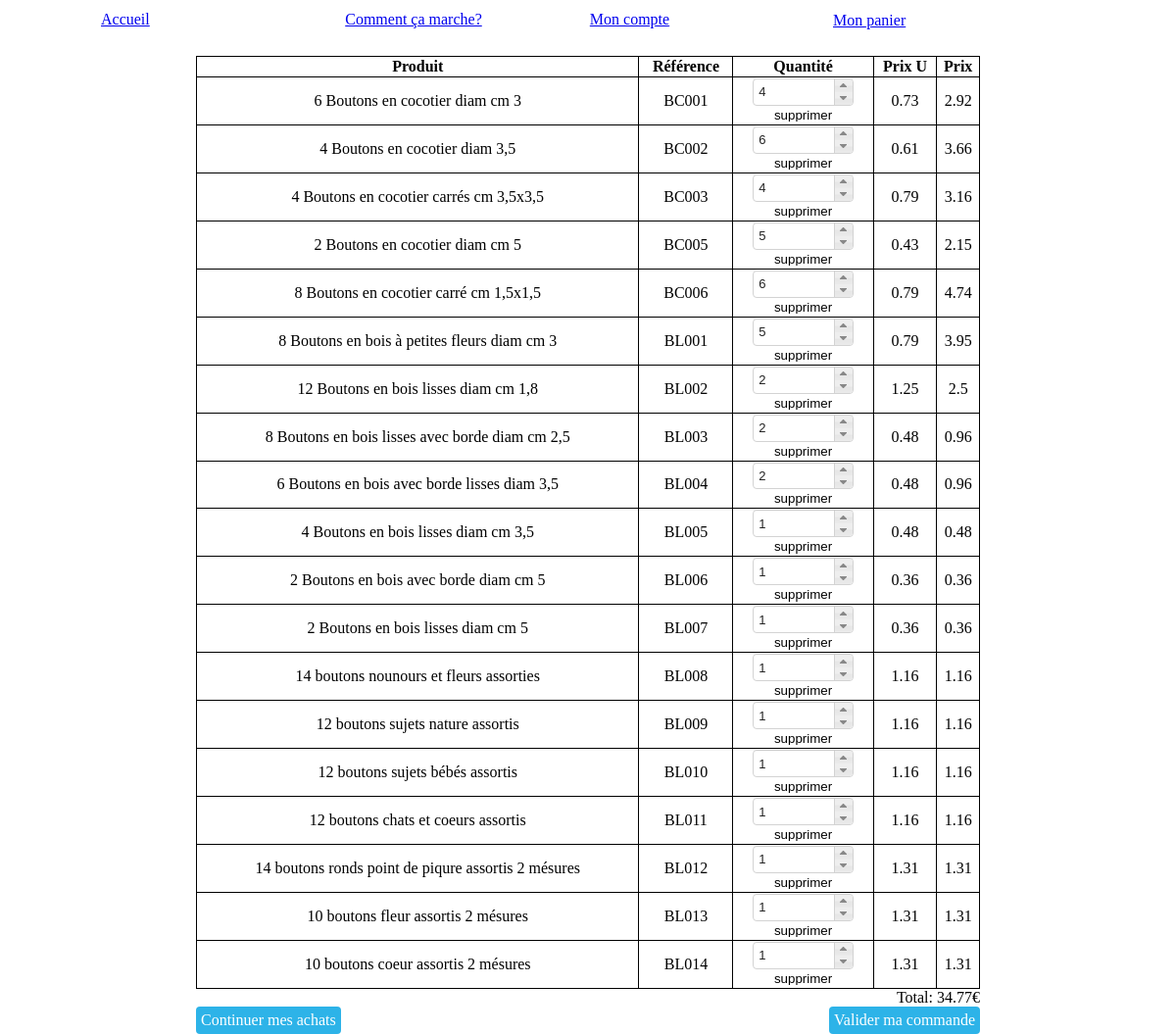
/basket.html (signed in), run on the app's committed database.
### tables this page shows
CREATE TABLE IF NOT EXISTS `panier` (
  `id` int(11) NOT NULL AUTO_INCREMENT,
  `idUser` int(11) NOT NULL,
  `idProduit` int(11) NOT NULL,
  `idSociete` int(11) NOT NULL,
  `qteProduit` int(11) NOT NULL,
  PRIMARY KEY (`id`)
);

CREATE TABLE IF NOT EXISTS `produit` (
  `idProduit` int(11) NOT NULL AUTO_INCREMENT,
  `idSociete` int(11) NOT NULL,
  `idCategorie` varchar(25) NOT NULL,
  `prixProduit` decimal(10,2) NOT NULL,
  `minQte` int(11) NOT NULL DEFAULT '1',
  `quantiteProduit` int(11) NOT NULL,
  `imgProduit` varchar(250) NOT NULL DEFAULT '1393110376_Picture.png',
  `libelleProduit` varchar(250) NOT NULL,
  `codeProduit` varchar(50) NOT NULL,
  `barCodeProduit` varchar(50) NOT NULL,
  PRIMARY KEY (`idProduit`)
);

### modeles/basket.php (called while the page is built, shortened)
<?php
    function getBasket($auth){
        $getBasket = $auth->prepare('SELECT * FROM panier PAN INNER JOIN produit PROD ON PAN.idProduit = PROD.idProduit WHERE PAN.idUser = :id');
        $getBasket->bindValue(":id", $_SESSION['id'], PDO::PARAM_INT);
        $getBasket->execute();
        $i = 0;
        while($donnees = $getBasket->fetch()){
            $basket[$i]['idProduit'] = $donnees['idProduit'];
            $basket[$i]['idSociete'] = $donnees['idSociete'];
            $basket[$i]['qteProduit'] = $donnees['qteProduit'];
            $basket[$i]['libelleProduit'] = $donnees['libelleProduit'];
            $basket[$i]['codeProduit'] = $donnees['codeProduit'];
            $basket[$i]['prixProduit'] = $donnees['prixProduit'];
            $basket[$i]['minQte'] = $donnees['minQte'];
            $basket[$i]['quantiteProduit'] = $donnees['quantiteProduit'];
            $i++;
        }
        if(isset($basket)){
            return $basket;
        }
    }
?>

### vues/basket.php (the view, shortened to what this page needs)
<div class="width1000">
    <?php $prixPanier = 0; ?>
    <table id="basketTable">
        <tr>
            <th>Produit</th>
            <th>Référence</th>
            <th>Quantité</th>
            <th>Prix U</th>
            <th>Prix</th>
        </tr>
        <?php
        if (isset($basket)) {
            foreach ($basket as $produit) {
                ?>
                <tr>
                    <td><?php echo $produit['libelleProduit']; ?></td>
                    <td><?php echo $produit['codeProduit']; ?></td>
                    <td>
                        <form method="post" action="basket.html">
                            <input name="qteProduit" style="font-size: 13px; width: 70px;" class="qteProd" id="spinner_<?php echo $produit['codeProduit']; ?>" value="<?php echo $produit['qteProduit']; ?>"/>
                        </form>
                        <form class="deleteProduit" action="basket.html" method="post">
                            <input type="submit" style="cursor: pointer;margin: 0;padding: 0;line-height: 100%;border: 0;background: transparent;" value="supprimer"/>
                        </form>
                    </td>
                    <td class="prixU"><?php echo $produit['prixProduit']; ?></td>
                    <td class="prix"><?php
                        $prixTot = $produit['prixProduit'] * $produit['qteProduit'];
                        $prixPanier += $prixTot;
                        echo $prixTot;
                        ?></td>
                </tr>
                <?php
            }
        }
        ?>
    </table>
    <div class="width800">
        <div class="right">Total: <span id="cartPrice"><?php echo $prixPanier; ?></span>€</div>
        <a href="javascript:history.go(-1)" class="classButton left">Continuer mes achats</a>
        <?php if(isset($basket)){ ?><a href="OrderProcess.html" class="classButton right">Valider ma commande</a><?php } ?>
    </div>
</div>

### index.php (shortened to what this page needs)
<?php
$page = preg_replace('#\.\./#', '', $_GET['page']);
if(isset($page) && !empty($page) && is_file('vues/' . $page . '.php')) {
	include('global.php');
}
else {
	include('includes/config.php');
	include('global.php');
}
?>

### global.php
<?php
	if($page != "test"){
    if( (strstr($_SERVER['HTTP_ACCEPT'], "html") == TRUE))
		include('header.php');
	if(isset($page) && !empty($page) && is_file('vues/' . $page . '.php')) {
		include ('controleurs/' . $_GET['page'] . '.php');
	}
	else{
		include ('controleurs/404.php');
	}
	if( (strstr($_SERVER['HTTP_ACCEPT'], "html") == TRUE))
		include('bottom.php');
	}
?>

### header.php (shortened to what this page needs)
<!DOCTYPE html>
<html>
    <head>
        <link rel="stylesheet" media="screen" type="text/css" title="Design" href="<?php echo ROOTPATH; ?>/design.css" />
        <link rel="stylesheet" href="//code.jquery.com/ui/1.10.4/themes/smoothness/jquery-ui.css">
        <link href="//netdna.bootstrapcdn.com/font-awesome/4.0.3/css/font-awesome.css" rel="stylesheet">
    </head>
    <body>
        <div id="content" style="width: 1000px;margin: auto;">
            <?php if (empty($_SESSION['id'])) {
                if ($_GET['page'] != "connexion" && $_GET['page'] != "recover") {
                    include("./controleurs/connexion.php");
                    ?>
                <?php
                }
            } else {
                if ($_GET['page'] != "admin" && $_GET['page'] != "societeadm") {
                    ?>
                    <table style="width: 750px; margin: auto; float: left;">
                        <tr>
                            <td style="width: 250px;"><a href="<?php echo ROOTPATH; ?>/index.html">Accueil</a></td>
                            <td style="width: 250px;"><a href="<?php echo ROOTPATH; ?>/HowtoUse.html">Comment ça marche?</a></td>
                            <td style="width: 250px;"><a href="<?php echo ROOTPATH; ?>/mySpace.html">Mon compte</a></td>
                        </tr>
                    </table>
    <?php }
} ?>

### controleurs/basket.php (shortened to what this page needs)
<?php
require_once('./modeles/basket.php');
$basket = getBasket($auth);
if ((strstr($_SERVER['HTTP_ACCEPT'], "html") == TRUE)) {
require_once('./vues/basket.php');
}
?>

### bottom.php (shortened to what this page needs)
<?php
if (!empty($_SESSION['id'])) {
    if($_GET['page'] != "admin" && $_GET['page'] != "societeadm"){?>
        <div style="width: 250px; margin-left: 750px;">
            <div style="position: absolute; top: 12px;"><div id="miniCart" class="miniCart"><a href="<?php echo ROOTPATH; ?>/basket.html">Mon panier</a></div></div>
        </div>
        <?php
    }
}?>
</div>
</body>
</html>

### design.css (style rules this page uses)
body { background-color: #ffffff; }
.width1000 { width: 1000px; margin: auto; }
.width800 { width: 800px; margin: auto; }
.right { float: right; }
.left { float: left; }
#basketTable { width: 800px; margin: auto; margin-top: 25px; border: 1px solid black; border-collapse: collapse; text-align: center; }
#basketTable th,#basketTable td { border: 1px solid black; }
.classButton { cursor: pointer; color: #fff; border-radius: 4px; padding: 5px; background-color: #2db3e8; text-decoration: none; border: none; }
.miniCart { text-align: center; }

### data on the page
panier: idProduit.libelleProduit "6 Boutons en cocotier diam cm 3", idProduit.codeProduit "BC001", qteProduit "4", idProduit.prixProduit "0.73", prixTot "2.92"
panier: idProduit.libelleProduit "4 Boutons en cocotier diam 3,5", idProduit.codeProduit "BC002", qteProduit "6", idProduit.prixProduit "0.61", prixTot "3.66"
panier: idProduit.libelleProduit "4 Boutons en cocotier carrés cm 3,5x3,5", idProduit.codeProduit "BC003", qteProduit "4", idProduit.prixProduit "0.79", prixTot "3.16"
panier: idProduit.libelleProduit "2 Boutons en cocotier diam cm 5", idProduit.codeProduit "BC005", qteProduit "5", idProduit.prixProduit "0.43", prixTot "2.15"
panier: idProduit.libelleProduit "8 Boutons en cocotier carré cm 1,5x1,5", idProduit.codeProduit "BC006", qteProduit "6", idProduit.prixProduit "0.79", prixTot "4.74"
panier: idProduit.libelleProduit "8 Boutons en bois à petites fleurs diam cm 3", idProduit.codeProduit "BL001", qteProduit "5", idProduit.prixProduit "0.79", prixTot "3.95"
panier: idProduit.libelleProduit "12 Boutons en bois lisses diam cm 1,8", idProduit.codeProduit "BL002", qteProduit "2", idProduit.prixProduit "1.25", prixTot "2.5"
panier: idProduit.libelleProduit "8 Boutons en bois lisses avec borde diam cm 2,5", idProduit.codeProduit "BL003", qteProduit "2", idProduit.prixProduit "0.48", prixTot "0.96"
panier: idProduit.libelleProduit "6 Boutons en bois avec borde lisses diam 3,5", idProduit.codeProduit "BL004", qteProduit "2", idProduit.prixProduit "0.48", prixTot "0.96"
panier: idProduit.libelleProduit "4 Boutons en bois lisses diam cm 3,5", idProduit.codeProduit "BL005", qteProduit "1", idProduit.prixProduit "0.48"
panier: idProduit.libelleProduit "2 Boutons en bois avec borde diam cm 5", idProduit.codeProduit "BL006", qteProduit "1", idProduit.prixProduit "0.36"
panier: idProduit.libelleProduit "2 Boutons en bois lisses diam cm 5", idProduit.codeProduit "BL007", qteProduit "1", idProduit.prixProduit "0.36"
panier: idProduit.libelleProduit "14 boutons nounours et fleurs assorties", idProduit.codeProduit "BL008", qteProduit "1", idProduit.prixProduit "1.16"
panier: idProduit.libelleProduit "12 boutons sujets nature assortis", idProduit.codeProduit "BL009", qteProduit "1", idProduit.prixProduit "1.16"
panier: idProduit.libelleProduit "12 boutons sujets bébés assortis", idProduit.codeProduit "BL010", qteProduit "1", idProduit.prixProduit "1.16"
panier: idProduit.libelleProduit "12 boutons chats et coeurs assortis", idProduit.codeProduit "BL011", qteProduit "1", idProduit.prixProduit "1.16"
panier: idProduit.libelleProduit "14 boutons ronds point de piqure assortis 2 mésures", idProduit.codeProduit "BL012", qteProduit "1", idProduit.prixProduit "1.31"
panier: idProduit.libelleProduit "10 boutons fleur assortis 2 mésures", idProduit.codeProduit "BL013", qteProduit "1", idProduit.prixProduit "1.31"
panier: idProduit.libelleProduit "10 boutons coeur assortis 2 mésures", idProduit.codeProduit "BL014", qteProduit "1", idProduit.prixProduit "1.31"

### other printed values
$prixPanier "34.77"
